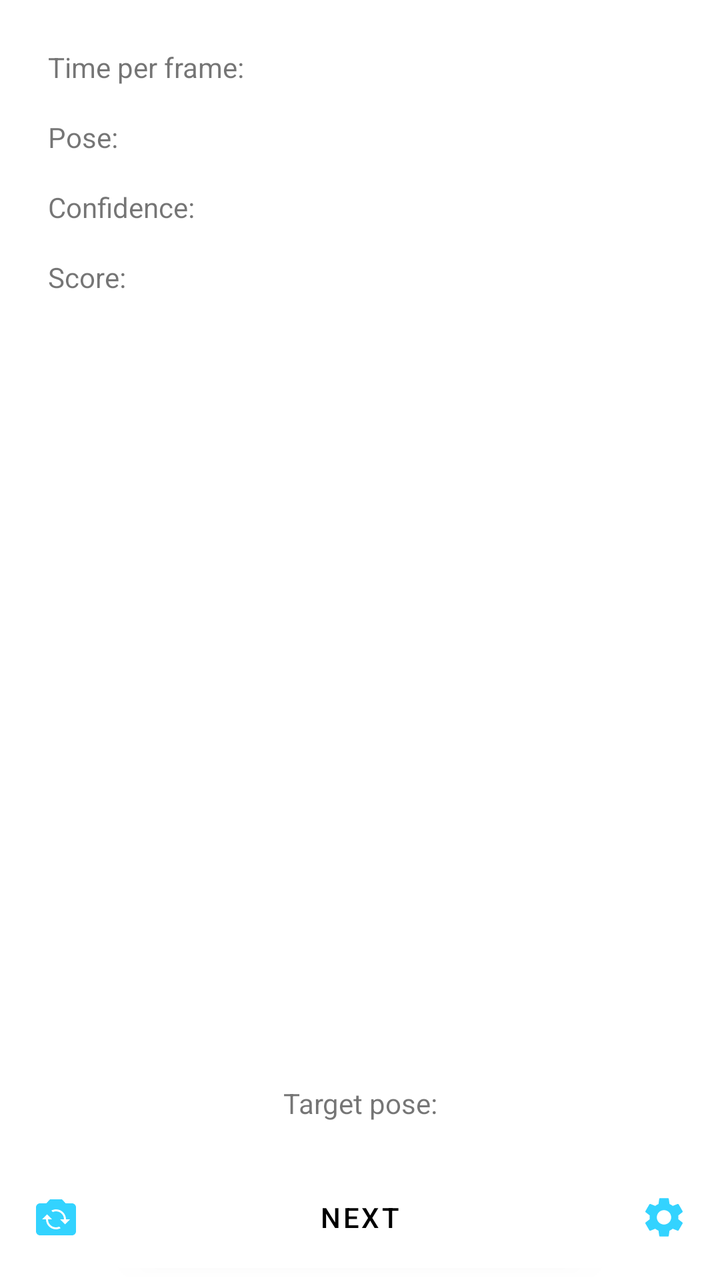
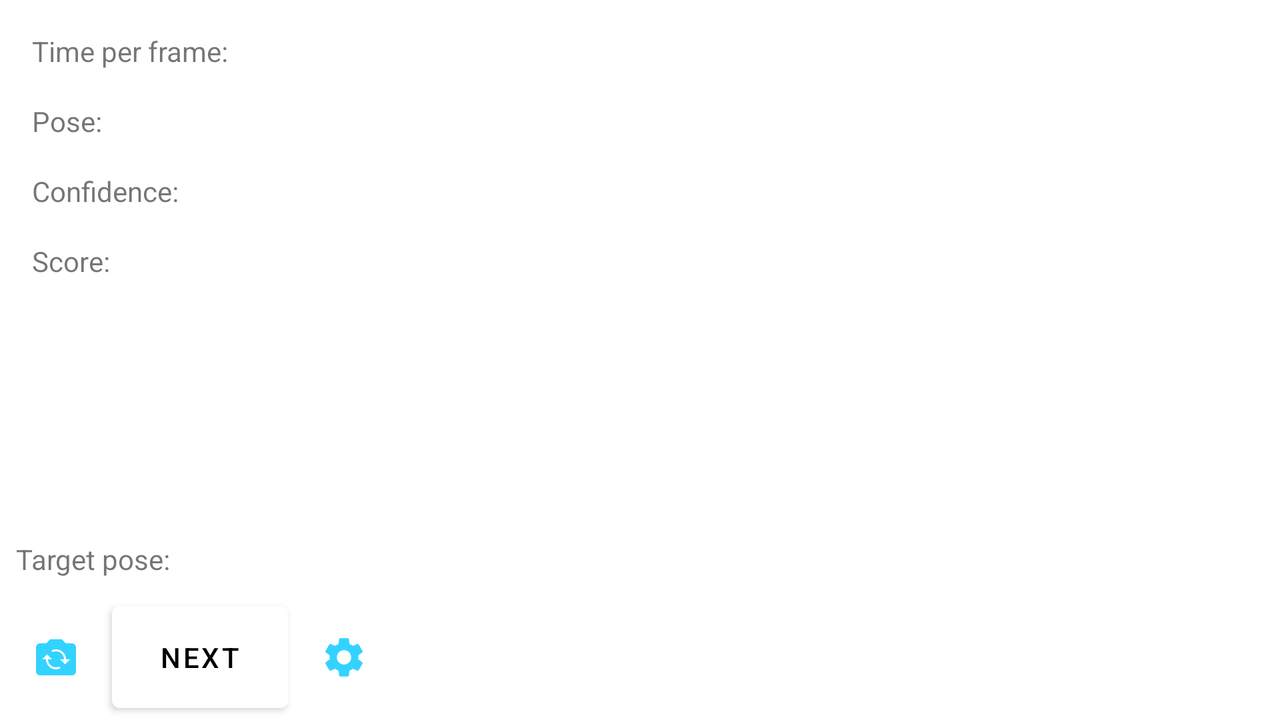

First picture: res/layout/ on a phone held upright. Second picture: the repository's own variant of that layout, on a device whose configuration matches the variant's folder. Source for both follows.
<!-- AndroidManifest.xml: application theme Theme.YogaApp -->
<!-- res/layout/fragment_challenge_mode.xml -->
<?xml version="1.0" encoding="utf-8"?>
<androidx.constraintlayout.widget.ConstraintLayout xmlns:android="http://schemas.android.com/apk/res/android"
    xmlns:app="http://schemas.android.com/apk/res-auto"
    xmlns:tools="http://schemas.android.com/tools"
    android:layout_width="match_parent"
    android:layout_height="match_parent"
    tools:context=".ChallengeModeFragment">

    <TextureView
        android:id="@+id/textureView"
        android:layout_width="match_parent"
        android:layout_height="0dp"
        app:layout_constraintTop_toBottomOf="@id/layout_top"
        app:layout_constraintBottom_toTopOf="@id/layout_bottom" />

    <LinearLayout
        android:id="@+id/layout_top"
        android:layout_width="match_parent"
        android:layout_height="wrap_content"
        android:orientation="vertical"
        android:paddingLeft="16dp"
        android:paddingRight="16dp"
        android:paddingTop="16dp"
        app:layout_constraintLeft_toLeftOf="parent"
        app:layout_constraintTop_toTopOf="parent">

        <TextView
            android:id="@+id/textViewFPS"
            android:layout_width="match_parent"
            android:layout_height="wrap_content"
            android:gravity="left"
            android:padding="8dp"
            android:text="@string/timePerFrameTextViewEmpty" />

        <TextView
            android:id="@+id/textViewPose"
            android:layout_width="match_parent"
            android:layout_height="wrap_content"
            android:gravity="left"
            android:padding="8dp"
            android:text="@string/poseTextViewEmpty" />

        <TextView
            android:id="@+id/textViewPoseConfidence"
            android:layout_width="match_parent"
            android:layout_height="wrap_content"
            android:gravity="left"
            android:padding="8dp"
            android:text="@string/confidenceTextViewEmpty" />

        <TextView
            android:id="@+id/textViewScore"
            android:layout_width="match_parent"
            android:layout_height="wrap_content"
            android:gravity="left"
            android:padding="8dp"
            android:text="@string/scoreTextViewEmpty" />
    </LinearLayout>


    <LinearLayout
        android:id="@+id/layout_bottom"
        android:layout_width="match_parent"
        android:layout_height="wrap_content"
        android:orientation="vertical"
        app:layout_constraintBottom_toBottomOf="parent"
        app:layout_constraintLeft_toLeftOf="parent">

        <TextView
            android:id="@+id/textViewTargetPose"
            android:layout_width="match_parent"
            android:layout_height="wrap_content"
            android:gravity="center"
            android:padding="16dp"
            android:text="@string/targetPoseTextViewEmpty" />

        <LinearLayout
            android:layout_width="match_parent"
            android:layout_height="wrap_content"
            android:orientation="horizontal">

            <ImageButton
                android:id="@+id/imageButtonSwitchCamera"
                android:layout_width="wrap_content"
                android:layout_height="match_parent"
                android:layout_weight="0"
                android:backgroundTint="@color/white"
                android:padding="16dp"
                android:src="@drawable/ic_baseline_flip_camera_ios_24" />

            <Button
                android:id="@+id/buttonNext"
                android:layout_width="wrap_content"
                android:layout_height="wrap_content"
                android:layout_weight="1"
                android:backgroundTint="@color/white"
                android:padding="16dp"
                android:text="@string/next"
                android:textColor="@color/black" />

            <ImageButton
                android:id="@+id/imageButtonSettings"
                android:layout_width="wrap_content"
                android:layout_height="match_parent"
                android:layout_weight="0"
                android:backgroundTint="@color/white"
                android:padding="16dp"
                android:src="@drawable/ic_baseline_settings_24" />

        </LinearLayout>
    </LinearLayout>

</androidx.constraintlayout.widget.ConstraintLayout>
<!-- resources referenced by this layout -->
<resources>
  <!-- drawable ic_baseline_flip_camera_ios_24 (drawable) -->
  <vector android:height="24dp" android:tint="#33D3FF"
      android:viewportHeight="24" android:viewportWidth="24"
      android:width="24dp" xmlns:android="http://schemas.android.com/apk/res/android">
      <path android:fillColor="@android:color/white" android:pathData="M20,5h-3.17L15,3H9L7.17,5H4C2.9,5 2,5.9 2,7v12c0,1.1 0.9,2 2,2h16c1.1,0 2,-0.9 2,-2V7C22,5.9 21.1,5 20,5zM12,18c-2.76,0 -5,-2.24 -5,-5H5l2.5,-2.5L10,13H8c0,2.21 1.79,4 4,4c0.58,0 1.13,-0.13 1.62,-0.35l0.74,0.74C13.65,17.76 12.86,18 12,18zM16.5,15.5L14,13h2c0,-2.21 -1.79,-4 -4,-4c-0.58,0 -1.13,0.13 -1.62,0.35L9.64,8.62C10.35,8.24 11.14,8 12,8c2.76,0 5,2.24 5,5h2L16.5,15.5z"/>
  </vector>
  <!-- drawable ic_baseline_settings_24 (drawable) -->
  <vector android:height="24dp" android:tint="#33D3FF"
      android:viewportHeight="24" android:viewportWidth="24"
      android:width="24dp" xmlns:android="http://schemas.android.com/apk/res/android">
      <path android:fillColor="@android:color/white" android:pathData="M19.14,12.94c0.04,-0.3 0.06,-0.61 0.06,-0.94c0,-0.32 -0.02,-0.64 -0.07,-0.94l2.03,-1.58c0.18,-0.14 0.23,-0.41 0.12,-0.61l-1.92,-3.32c-0.12,-0.22 -0.37,-0.29 -0.59,-0.22l-2.39,0.96c-0.5,-0.38 -1.03,-0.7 -1.62,-0.94L14.4,2.81c-0.04,-0.24 -0.24,-0.41 -0.48,-0.41h-3.84c-0.24,0 -0.43,0.17 -0.47,0.41L9.25,5.35C8.66,5.59 8.12,5.92 7.63,6.29L5.24,5.33c-0.22,-0.08 -0.47,0 -0.59,0.22L2.74,8.87C2.62,9.08 2.66,9.34 2.86,9.48l2.03,1.58C4.84,11.36 4.8,11.69 4.8,12s0.02,0.64 0.07,0.94l-2.03,1.58c-0.18,0.14 -0.23,0.41 -0.12,0.61l1.92,3.32c0.12,0.22 0.37,0.29 0.59,0.22l2.39,-0.96c0.5,0.38 1.03,0.7 1.62,0.94l0.36,2.54c0.05,0.24 0.24,0.41 0.48,0.41h3.84c0.24,0 0.44,-0.17 0.47,-0.41l0.36,-2.54c0.59,-0.24 1.13,-0.56 1.62,-0.94l2.39,0.96c0.22,0.08 0.47,0 0.59,-0.22l1.92,-3.32c0.12,-0.22 0.07,-0.47 -0.12,-0.61L19.14,12.94zM12,15.6c-1.98,0 -3.6,-1.62 -3.6,-3.6s1.62,-3.6 3.6,-3.6s3.6,1.62 3.6,3.6S13.98,15.6 12,15.6z"/>
  </vector>
  <string name="confidenceTextViewEmpty">Confidence:</string>
  <string name="next">Next</string>
  <string name="poseTextViewEmpty">Pose:</string>
  <string name="scoreTextViewEmpty">Score:</string>
  <string name="targetPoseTextViewEmpty">Target pose:</string>
  <string name="timePerFrameTextViewEmpty">Time per frame:</string>
  <style name="Theme.YogaApp" parent="Theme.MaterialComponents.DayNight.DarkActionBar">
          
          <item name="colorPrimary">@color/purple_500</item>
          <item name="colorPrimaryVariant">@color/purple_700</item>
          <item name="colorOnPrimary">@color/white</item>
          
          <item name="colorSecondary">@color/teal_200</item>
          <item name="colorSecondaryVariant">@color/teal_700</item>
          <item name="colorOnSecondary">@color/black</item>
          
          <item name="android:statusBarColor" tools:targetApi="l">?attr/colorPrimaryVariant</item>
          
      </style>
</resources>
<!-- res/layout-land/fragment_challenge_mode.xml (the repository's variant of the layout above) -->
<!-- drawn on the phone turned sideways -->
<?xml version="1.0" encoding="utf-8"?>
<androidx.constraintlayout.widget.ConstraintLayout xmlns:android="http://schemas.android.com/apk/res/android"
    xmlns:app="http://schemas.android.com/apk/res-auto"
    xmlns:tools="http://schemas.android.com/tools"
    android:id="@+id/relativeLayout"
    android:layout_width="match_parent"
    android:layout_height="match_parent"
    tools:context=".ChallengeModeFragment">

    <TextureView
        android:id="@+id/textureView"
        app:layout_constraintLeft_toRightOf="@+id/layout_top"
        app:layout_constraintRight_toRightOf="parent"
        app:layout_constraintTop_toTopOf="parent"
        app:layout_constraintBottom_toBottomOf="parent"
        android:layout_height="0dp"
        android:layout_width="0dp" />

    <LinearLayout
        android:id="@+id/layout_top"
        android:layout_width="200dp"
        android:layout_height="wrap_content"
        android:orientation="vertical"
        android:paddingLeft="8dp"
        android:paddingRight="8dp"
        android:paddingTop="8dp"
        app:layout_constraintStart_toStartOf="parent"
        app:layout_constraintTop_toTopOf="parent">

        <TextView
            android:id="@+id/textViewFPS"
            android:layout_width="match_parent"
            android:layout_height="wrap_content"
            android:gravity="left"
            android:padding="8dp"
            android:text="@string/timePerFrameTextViewEmpty" />

        <TextView
            android:id="@+id/textViewPose"
            android:layout_width="match_parent"
            android:layout_height="wrap_content"
            android:gravity="left"
            android:padding="8dp"
            android:text="@string/poseTextViewEmpty" />

        <TextView
            android:id="@+id/textViewPoseConfidence"
            android:layout_width="match_parent"
            android:layout_height="wrap_content"
            android:gravity="left"
            android:padding="8dp"
            android:text="@string/confidenceTextViewEmpty" />

        <TextView
            android:id="@+id/textViewScore"
            android:layout_width="match_parent"
            android:layout_height="wrap_content"
            android:gravity="left"
            android:padding="8dp"
            android:text="@string/scoreTextViewEmpty" />
    </LinearLayout>


    <LinearLayout
        android:id="@+id/layout_bottom"
        android:layout_width="0dp"
        android:layout_height="wrap_content"
        android:orientation="vertical"
        app:layout_constraintBottom_toBottomOf="parent"
        app:layout_constraintLeft_toLeftOf="parent"
        app:layout_constraintRight_toRightOf="@+id/layout_top">

        <TextView
            android:id="@+id/textViewTargetPose"
            android:layout_width="match_parent"
            android:layout_height="wrap_content"
            android:gravity="left"
            android:padding="8dp"
            android:text="@string/targetPoseTextViewEmpty" />

        <LinearLayout
            android:layout_width="match_parent"
            android:layout_height="wrap_content"
            android:orientation="horizontal">

            <ImageButton
                android:id="@+id/imageButtonSwitchCamera"
                android:layout_width="wrap_content"
                android:layout_height="match_parent"
                android:layout_weight="0"
                android:backgroundTint="@color/white"
                android:padding="16dp"
                android:src="@drawable/ic_baseline_flip_camera_ios_24" />

            <Button
                android:id="@+id/buttonNext"
                android:layout_width="match_parent"
                android:layout_height="wrap_content"
                android:layout_weight="1"
                android:backgroundTint="@color/white"
                android:padding="16dp"
                android:text="@string/next"
                android:textColor="@color/black" />

            <ImageButton
                android:id="@+id/imageButtonSettings"
                android:layout_width="wrap_content"
                android:layout_height="match_parent"
                android:layout_weight="0"
                android:padding="16dp"
                android:backgroundTint="@color/white"
                android:src="@drawable/ic_baseline_settings_24" />

        </LinearLayout>
    </LinearLayout>

</androidx.constraintlayout.widget.ConstraintLayout>
